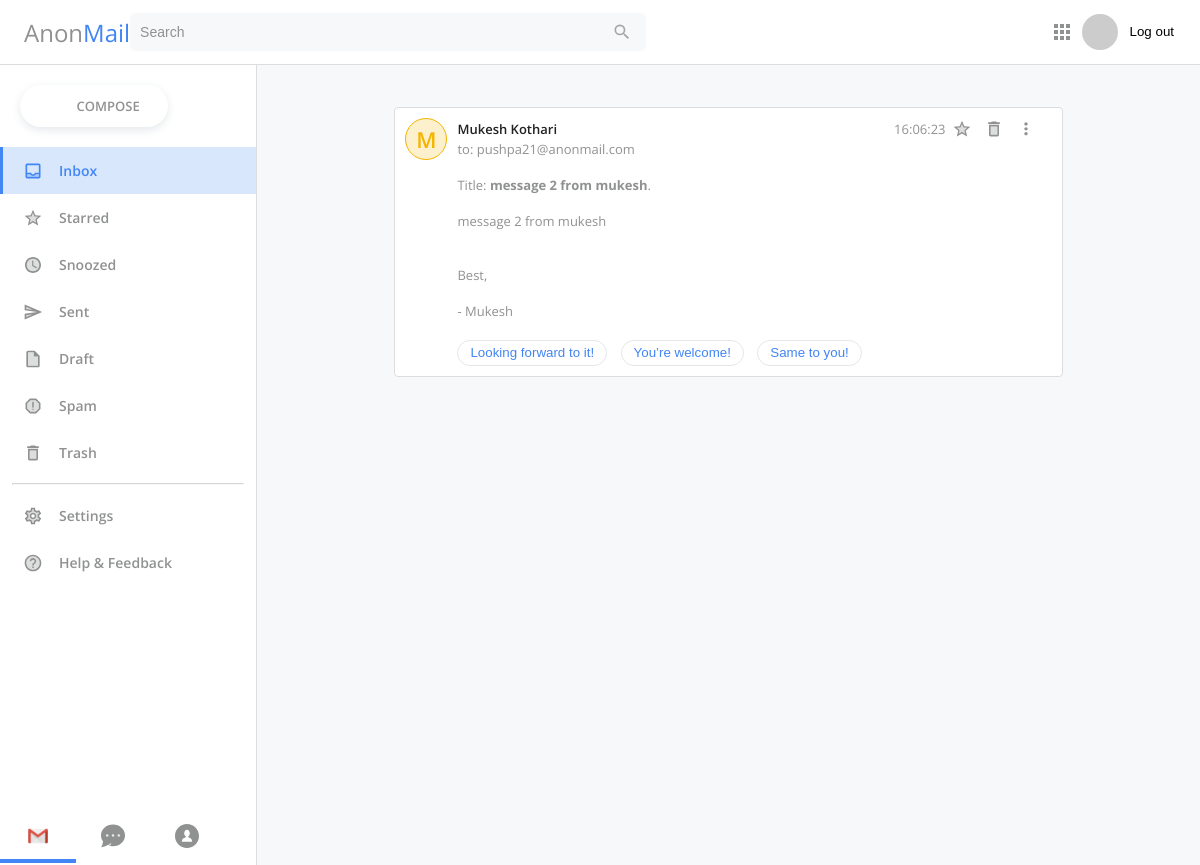
Page /mail?id=5 (signed in) on the committed database.
### tables this page shows
CREATE TABLE "users"
(
    id        integer,
    username  varchar(50),
    firstname varchar(50),
    lastname  varchar(50),
    email     varchar(50),
    password  varchar(255)
);

CREATE TABLE "mail"
(
    id          integer /*autoincrement needs PK*/,
    sender_id   INT,
    receiver_id INT,
    subject     varchar(150),
    message     varchar(300),
    send_time   datetime,
    seen        integer default 0
);

### Controller/Controller.php (called while the page is built, shortened)
<?php
class Controller
{
    public function view($location, $params = [])
    {
        extract($params);
        require "../resources/views/$location";
        die();
    }
}

### Controller/MailController.php (called while the page is built, shortened)
<?php
class MailController extends Controller
{
    public function show(): void
    {
        DB::query('select * from mail where id = :id', [
            'id' => $_GET['id']
        ]);
        $result = DB::fetch();
        DB::query('select * from users where id = :id', [
            'id' => $result['sender_id']
        ]);
        $result2 = DB::fetch();
        DB::query('select * from users where id = :id', [
            'id' => $result['receiver_id']
        ]);
        $result3 = DB::fetch();
        $this->view('partials/show.php', [
            'result' => $result,
            'result2' => $result2,
            'result3' => $result3
        ]);
    }
}

### public/index.php (called while the page is built, shortened)
<?php
$uri = parse_url($_SERVER['REQUEST_URI'])['path'];
$method = strtoupper($_SERVER['REQUEST_METHOD']);
require "functions.php";
Router::route($uri, $method);

### public/functions.php (called while the page is built, shortened)
<?php
function auth(): Auth
{
    return new Auth();
}
function session(): Session
{
    return new Session();
}

### Core/Session.php (called while the page is built, shortened)
<?php
class Session
{
    public function get($key)
    {
        return $_SESSION[$key] ?? null;
    }
}

### Core/Auth.php (called while the page is built, shortened)
<?php
class Auth
{
    public function check(): bool
    {
        return (bool) session()->get('user');
    }
}

### Core/DB.php (called while the page is built, shortened)
<?php
class DB
{
    protected static $connection;
    protected static $statement;
    public static function connect(): void
    {
        try {
            self::$connection = new PDO("sqlite:../database/anonmail.sqlite");
        } catch (PDOException $e) {
            echo "Error connecting to the database: " . $e->getMessage();
        }
    }
    public static function query($query, $params = [])
    {
        self::$statement = self::$connection->prepare($query);
        self::$statement->execute($params);
        return new static;
    }
    public static function fetch()
    {
        return self::$statement->fetch();
    }
}

### resources/views/partials/show.php (the view, shortened to what this page needs)
<?php require "header.php"?>
<?php require 'sidebar.php'?>
    <div class="mail-area">
        <div class="content-wrapper">
            <div class="profile-pic">
                <div class="profile-logo yellow">
                    <p><?= strtoupper(substr($result2['firstname'], 0, 1))?></p>
                </div>
            </div>
            <div class="mail-content-wrapper">
                <div class="contact-info">
                    <p class="contact-name"><?=$result2['firstname']." ".$result2['lastname']?></p>
                    <div class="right">
                        <p class="mail-time"><?=$result['send_time']?></p>
                        <button>
                        </button>
                        <button>
                        </button>
                        <button>
                        </button>
                    </div>
                </div>
                <p>to: <?=$result3['username']."@anonmail.com"?><br><br>
                    Title: <strong><?=$result['subject']?></strong>.
                    <br>
                    <br>
                    <?=$result['message']?>
                    <br>
                    <br>
                    <br>
                    Best,
                    <br>
                    <br>                    - <?= ucfirst($result2['firstname']) ?></p>
                <div class="reaction-buttons">
                    <button>Looking forward to it!</button>
                    <button>You’re welcome!</button>
                    <button>Same to you!</button>
                </div>
            </div>
        </div>
    </div>
<?php require "footer.php"?>

### Core/Router.php (shortened to what this page needs)
<?php
class Router
{
    public static $route = [];
    public static function add($method, $uri, $controller): void
    {
        static::$route[] = [
            'method' => $method,
            'uri' => $uri,
            'controller' => $controller[0],
            'action' => $controller[1]
        ];
    }
    public static function route($uri, $method): void
    {
        foreach (static::$route as $item) {
            if ($item['method'] == $method && $item['uri'] == $uri) {
                (new $item['controller'])->{$item['action']}();
                die();
            }
        }
    }
}

### resources/views/partials/header.php (shortened to what this page needs)
<!DOCTYPE html>
<html lang="en">
<head>
    <link rel="stylesheet" type="text/css" href="https://cdn.jsdelivr.net/npm/toastify-js/src/toastify.min.css">
</head>
<body>
    <div class="tab-bar">
        <div class="left">
            <div class="logo-wrapper">
                <p class="logo-name">Anon<span>Mail</span></p>
            </div>
            <?php if (auth()->check()) :?>
                <form action="/inbox" class="search-area">
                    <input type="text" placeholder="Search" name="q"/>
                    <button type="submit">
                    </button>
                </form>
            <?php endif;?>
        </div>
        <div class="right">
            <button>
                <svg width="16" height="16" viewBox="0 0 16 16" fill="none" xmlns="http://www.w3.org/2000/svg">
                    <path fill-rule="evenodd" clip-rule="evenodd" d="M0 4H4V0H0V4ZM6 16H10V12H6V16ZM4 16H0V12H4V16ZM0 10H4V6H0V10ZM10 10H6V6H10V10ZM12 0V4H16V0H12ZM10 4H6V0H10V4ZM12 10H16V6H12V10ZM16 16H12V12H16V16Z" fill="#909191"/>
                </svg>
            </button>
            <button>
                <?php if (auth()->check()) : ?>
                    <a href="/profile"> <img src="https://randomuser.me/api/portraits/men/34.jpg" alt=""></a>
                <?php else : ?>
                    <a href='/' style='text-decoration: none'>Log in</a>
                <?php endif;?>
            </button>
            <?php if (auth()->check()) : ?>
                <button>
                    <a href="/logout" style="text-decoration: none;color: inherit">Log out</a>
                </button>
            <?php endif; ?>
        </div>
    </div>
    <div class="page-content">

### resources/views/partials/sidebar.php (shortened to what this page needs)
<div class="side-bar">
    <div class="side-bar-content">
        <div class="button-wrapper">
            <a href="/compose" class="compose-button" style="text-decoration: none">
                <p>COMPOSE</p>
            </a>
        </div>
        <div class="side-bar-items">
            <div class="section">
                <div class="item-wrapper">
                    <label  for="inbox">
                        <div class="item-info">
                            <p>Inbox</p>
                        </div>
                    </label>
                </div>
                <div class="item-wrapper">
                    <label for="starred">
                        <div class="item-info">
                            <p>Starred</p>
                        </div>
                    </label>
                </div>
                <div class="item-wrapper">
                    <label for="snoozed">
                        <div class="item-info">
                            <p>Snoozed</p>
                        </div>
                    </label>
                </div>
                <div class="item-wrapper">
                    <label for="sent">
                        <div class="item-info">
                            <p>Sent</p>
                        </div>
                    </label>
                </div>
                <div class="item-wrapper">
                    <label for="draft">
                        <div class="item-info">
                            <p>Draft</p>
                        </div>
                    </label>
                </div>
                <div class="item-wrapper">
                    <label for="spam">
                        <div class="item-info">
                            <p>Spam</p>
                        </div>
                    </label>
                </div>
                <div class="item-wrapper">
                    <label for="trash">
                        <div class="item-info">
                            <p>Trash</p>
                        </div>
                    </label>
                </div>
            </div>
            <hr class="section-break"></hr>
            <div class="section">
                <div class="item-wrapper">
                    <label for="settings">
                        <p class="item-name">Settings</p>
                    </label>
                </div>
                <div class="item-wrapper">
                    <label for="help">
                        <p class="item-name">Help & Feedback</p>
                    </label>
                </div>
            </div>
        </div>
    </div>
    <div class="side-bar-bottom">
        <div class="label-wrapper">
            <label for="logo-1">
            </label>
        </div>
        <div class="label-wrapper">
            <label for="logo-2">
            </label>
        </div>
        <div class="label-wrapper">
            <label for="logo-3">
                <a href="/profile">
                </a>
            </label>
        </div>
    </div>
</div>

### rows in the picture
users: firstname "M", firstname "Mukesh", lastname "Kothari", mail.send_time "16:06:23", users.username "pushpa21", mail.subject "message 2 from mukesh", mail.message "message 2 from mukesh"
